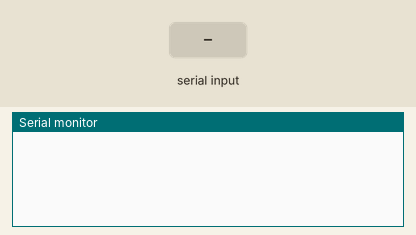
Simulated run of this sketch. Board: Arduino Uno, built with avr-gcc and run on an emulated ATmega328P. On the bench: the last lines printed to the serial monitor. Inputs (shaded band) come from the test bench.

Above: at 1.2 s.
1.3 s: "1\n" received over Serial
At 3.5 s:
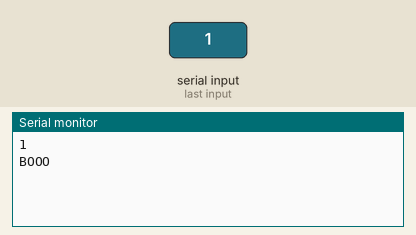
3.8 s: "0\n" received over Serial
At 4.6 s:
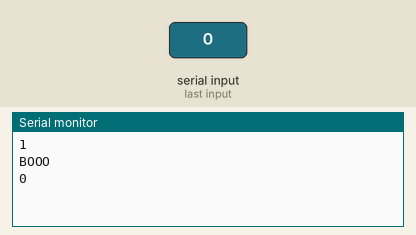

Measured:
- after the input at 1.3 s, the serial monitor: prints a new line at once (image 1)
- after the input at 3.8 s, the serial monitor: prints a new line at once (image 2)

The sketch:

serialevent.ino
```cpp
String inputString = "";         // a string to hold incoming data
boolean stringComplete = false;  // whether the string is complete

void setup() {
  // initialize serial:
  Serial.begin(115200);
  // reserve 200 bytes for the inputString:
  inputString.reserve(200);
}

void loop() {
  // print the string when a newline arrives:
  if (stringComplete) {

    if (Serial.find("OK")) {
      Serial.println("go home it is done!");
    }
    else {
      Serial.println("BOOO");
    }
      // clear the string:
     inputString = "";
     stringComplete = false;
  }
}

/*
  SerialEvent occurs whenever a new data comes in the
 hardware serial RX.  This routine is run between each
 time loop() runs, so using delay inside loop can delay
 response.  Multiple bytes of data may be available.
 */
void serialEvent() {
  while (Serial.available()) {
    // get the new byte:
    char inChar = (char)Serial.read();
    // add it to the inputString:
    inputString += inChar;
    // if the incoming character is a newline, set a flag
    // so the main loop can do something about it:
    if (inChar == '\n') {
      stringComplete = true;
      Serial.println(inputString);
    }
  }
}
```
